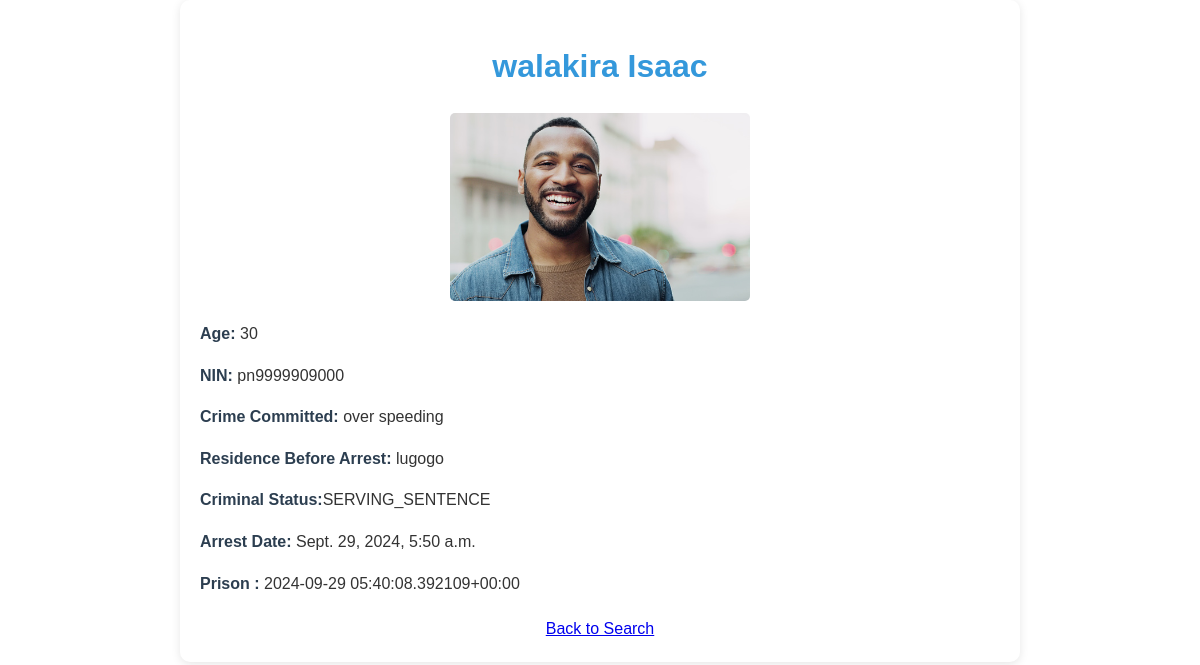
Screenshot of /record/4/ with the database file from the repository.
### app/models.py (models this page shows, shortened)
class CriminalRecord(models.Model):
    name = models.CharField(max_length=100)
    age = models.IntegerField()
    nin = models.CharField(max_length=20)  # Adjust max_length as needed
    crime_committed = models.TextField()
    residence_before_arrest = models.CharField(max_length=255)
    image = models.ImageField(upload_to='criminal_images/')  # Ensure Pillow is installed
    prison_of_escape = models.CharField(max_length=255)
    arrest_date = models.DateTimeField(default=timezone.now)
    STATUS_CHOICES = [
        ('WANTED', 'Wanted'),
        ('ON_BAIL', 'On Bail'),
        ('SERVING_SENTENCE', 'Serving Sentence'),
        ('COMPLETED_SENTENCE', 'Completed Sentence'),
    ]
    status = models.CharField(
        max_length=50,
        choices=STATUS_CHOICES,
        default='WANTED'
    )

### app/views.py (the view)
# urls.py: path('record/<int:pk>/', criminal_record_detail, name='criminal_record_detail'),
def criminal_record_detail(request, pk):
    record = get_object_or_404(CriminalRecord, pk=pk)
    return render(request, 'criminal_record_detail.html', {'record': record})

### app/templates/criminal_record_detail.html (shortened to what this page needs)
<!DOCTYPE html>
<html lang="en">
<head>
</head>
<body class="container">
    <h1>{{ record.name }}</h1>
    <img src="{{ record.image.url }}" alt="{{ record.name }}">
    <p><strong>Age:</strong> {{ record.age }}</p>
    <p><strong>NIN:</strong> {{ record.nin }}</p>
    <p><strong>Crime Committed:</strong> {{ record.crime_committed }}</p>
    <p><strong>Residence Before Arrest:</strong> {{ record.residence_before_arrest }}</p>
    <p><strong>Criminal Status:</strong>{{record.status}}</p>
    <p><strong>Arrest Date:</strong> {{ record.arrest_date }}</p>
    <p><strong>Prison :</strong> {{ record.prison_of_escape }}</p>
    <a href="{% url 'citizen_match' %}" class="back-link">Back to Search</a>
</body>
</html>

### app/templates/criminal_record_detail.html (style rules this page uses)
body { font-family: Arial, sans-serif; line-height: 1.6; color: #333; background-color: #f4f4f4; margin: 0; padding: 20px; }
.container { max-width: 800px; margin: 0 auto; padding: 20px; background-color: white; border-radius: 10px; box-shadow: 0 2px 10px rgba(0, 0, 0, 0.1); }
h1 { text-align: center; color: #3498db; margin-bottom: 20px; }
img { width: 100%; height: auto; max-width: 300px; margin: 20px auto; display: block; border-radius: 5px; }
p { margin-bottom: 15px; }
strong { color: #2c3e50; }
.back-link { display: block; text-align: center; margin-top: 20px; }

### rows the page displays
CriminalRecord: name "walakira Isaac", image (picture), age "30", nin "pn9999909000", crime_committed "over speeding", residence_before_arrest "lugogo", status "SERVING_SENTENCE", arrest_date "Sept. 29, 2024, 5:50 a.m.", prison_of_escape "2024-09-29 05:40:08.392109+00:00"
